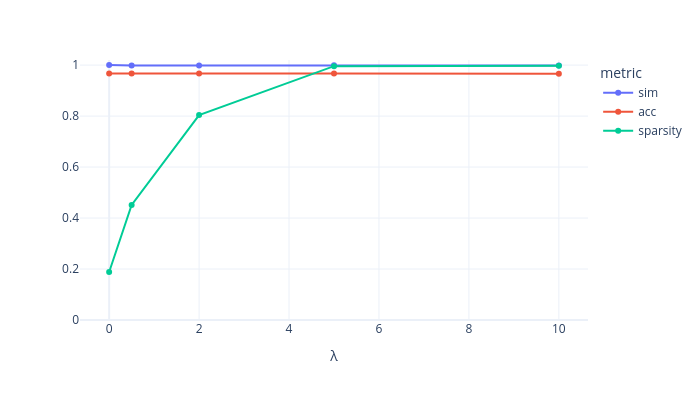

Notebook code for this chart:
### Code cell
fig = px.line(
    df_sparsity, x='lam', y=['sim', 'acc', 'sparsity'],
    markers=True, template='plotly_white',
    labels=dict(value='', variable='metric', lam='λ'),
)
fig.update_yaxes(range=[0, 1.02])
fig.update_layout(width=700, height=400)
fig

### Figure 1 — Plotly figure (JSON) as saved in the notebook; plotly's stock layout.template omitted (floating-point values rounded to 4 significant figures)
{"data": [{"hovertemplate": "metric=sim<br>λ=%{x}<br>=%{y}<extra></extra>", "legendgroup": "sim", "line": {"color": "#636efa", "dash": "solid"}, "marker": {"symbol": "circle"}, "mode": "lines+markers", "name": "sim", "orientation": "v", "showlegend": true, "type": "scatter", "x": [0.0, 0.5, 2.0, 5.0, 10.0], "xaxis": "x", "y": [1.001, 0.9985, 0.9986, 0.9994, 0.9984], "yaxis": "y"}, {"hovertemplate": "metric=acc<br>λ=%{x}<br>=%{y}<extra></extra>", "legendgroup": "acc", "line": {"color": "#EF553B", "dash": "solid"}, "marker": {"symbol": "circle"}, "mode": "lines+markers", "name": "acc", "orientation": "v", "showlegend": true, "type": "scatter", "x": [0.0, 0.5, 2.0, 5.0, 10.0], "xaxis": "x", "y": [0.9675, 0.9667, 0.967, 0.9669, 0.9665], "yaxis": "y"}, {"hovertemplate": "metric=sparsity<br>λ=%{x}<br>=%{y}<extra></extra>", "legendgroup": "sparsity", "line": {"color": "#00cc96", "dash": "solid"}, "marker": {"symbol": "circle"}, "mode": "lines+markers", "name": "sparsity", "orientation": "v", "showlegend": true, "type": "scatter", "x": [0.0, 0.5, 2.0, 5.0, 10.0], "xaxis": "x", "y": [0.1885, 0.4515, 0.804, 0.9959, 0.9977], "yaxis": "y"}], "layout": {"height": 400, "legend": {"title": {"text": "metric"}, "tracegroupgap": 0}, "margin": {"t": 60}, "width": 700, "xaxis": {"anchor": "y", "domain": [0, 1], "title": {"text": "λ"}}, "yaxis": {"anchor": "x", "domain": [0, 1], "range": [0, 1.02], "title": {"text": ""}}}}
